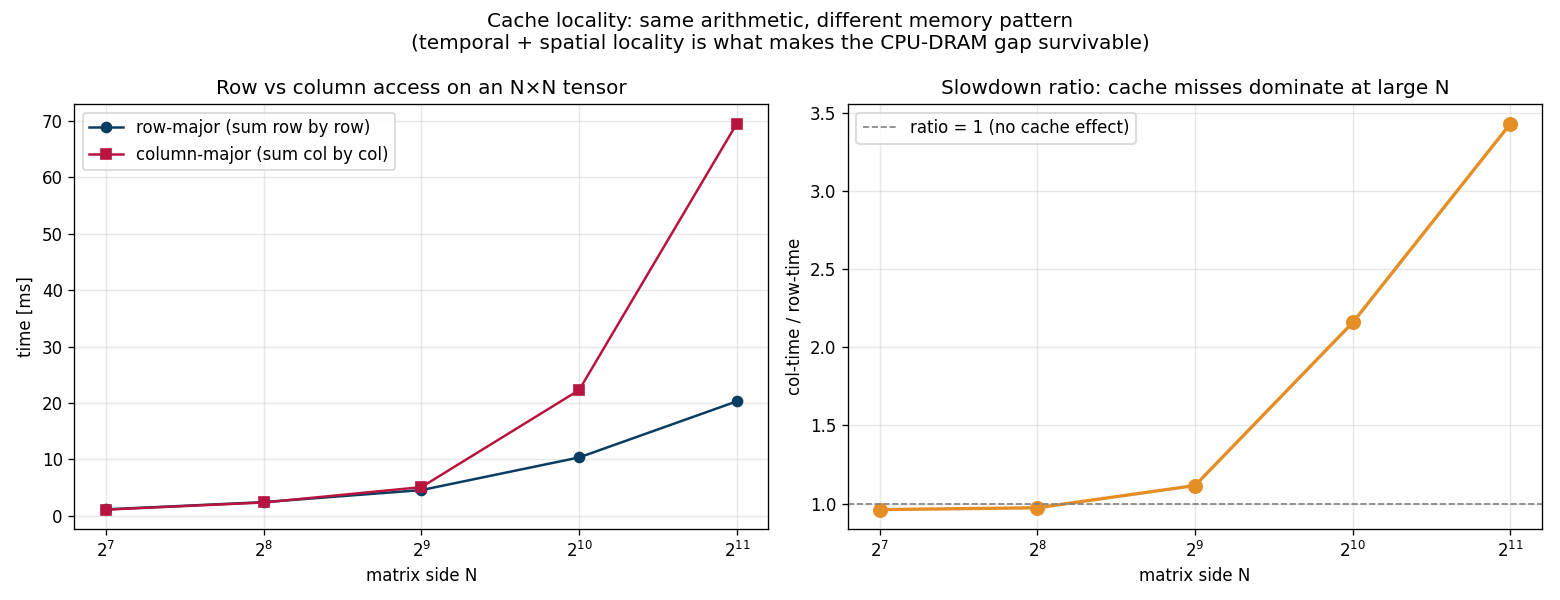

This chart was generated by the following Python code:
"""
Chapter 6.4 - Cache locality: why row-major beats column-major 10x.

Phenomenon
----------
DRAM is ~100x slower than the CPU.  A modern CPU survives that gap with
3-4 levels of on-die SRAM cache, exploiting *locality of reference*:
  - temporal locality: data just used will be used again
  - spatial locality: data near recently used data will be used soon

The classic demo: traverse a 2-D matrix two ways.  Row-major access reads
contiguous bytes (cache-line friendly).  Column-major access strides
through memory and trashes the cache.  Same number of memory operations,
~10x time difference.

We measure this using PyTorch tensors (which are row-major / C-order in
memory by default).
"""
import time
import numpy as np
import torch
import matplotlib.pyplot as plt
import os

torch.set_default_dtype(torch.float32)

# ---------- Setup ----------
sizes = [128, 256, 512, 1024, 2048]
trials = 2

results = {"row": [], "col": [], "size": []}
for N in sizes:
    A = torch.rand(N, N)
    # Sum row-by-row (good locality)
    best = float("inf")
    for _ in range(trials):
        t0 = time.perf_counter()
        s = 0.0
        for i in range(N):
            s += A[i, :].sum().item()
        best = min(best, time.perf_counter() - t0)
    results["row"].append(best)
    # Sum col-by-col (bad locality)
    best = float("inf")
    for _ in range(trials):
        t0 = time.perf_counter()
        s = 0.0
        for j in range(N):
            s += A[:, j].sum().item()
        best = min(best, time.perf_counter() - t0)
    results["col"].append(best)
    results["size"].append(N)
    print(f"N={N}: row={results['row'][-1]*1000:.1f} ms, col={results['col'][-1]*1000:.1f} ms")

# ---------- Plot ----------
fig, axes = plt.subplots(1, 2, figsize=(13, 5))

ax = axes[0]
ax.plot(sizes, np.array(results["row"]) * 1000, "o-", color="#0a3d62", label="row-major (sum row by row)")
ax.plot(sizes, np.array(results["col"]) * 1000, "s-", color="#b71540", label="column-major (sum col by col)")
ax.set_xlabel("matrix side N"); ax.set_ylabel("time [ms]")
ax.set_title("Row vs column access on an N×N tensor")
ax.legend(); ax.grid(alpha=0.3)
ax.set_xscale("log", base=2)

ax = axes[1]
ratio = np.array(results["col"]) / np.array(results["row"])
ax.plot(sizes, ratio, "o-", color="#e58e26", lw=2, ms=8)
ax.axhline(1, ls="--", color="gray", lw=1, label="ratio = 1 (no cache effect)")
ax.set_xlabel("matrix side N"); ax.set_ylabel("col-time / row-time")
ax.set_title("Slowdown ratio: cache misses dominate at large N")
ax.set_xscale("log", base=2)
ax.legend(); ax.grid(alpha=0.3)

fig.suptitle("Cache locality: same arithmetic, different memory pattern\n"
             "(temporal + spatial locality is what makes the CPU-DRAM gap survivable)",
             fontsize=12)
fig.tight_layout()
out_path = os.path.join(os.path.dirname(__file__), "cache_locality.png")
fig.savefig(out_path, dpi=120)
print(f"saved {out_path}")
